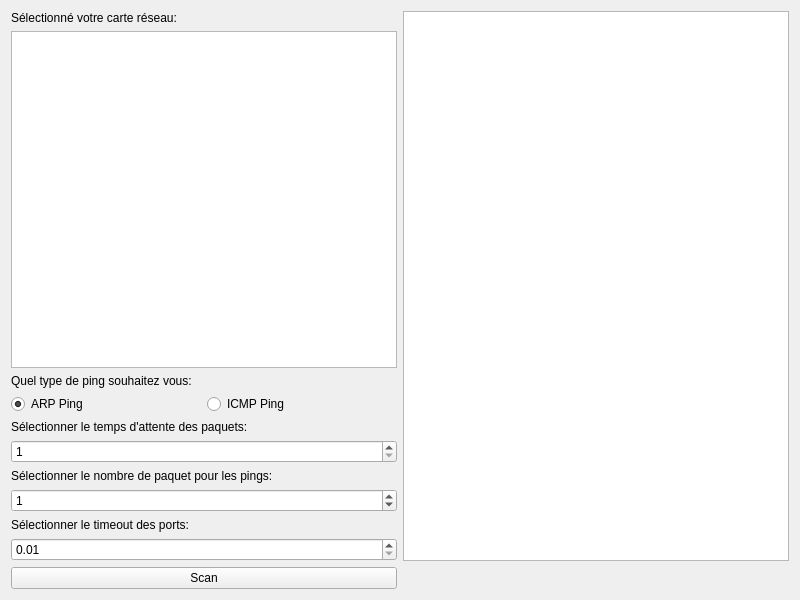
<?xml version="1.0" encoding="UTF-8"?>
<ui version="4.0">
 <class>Scan</class>
 <widget class="QWidget" name="Scan">
  <property name="geometry">
   <rect>
    <x>0</x>
    <y>0</y>
    <width>800</width>
    <height>600</height>
   </rect>
  </property>
  <property name="minimumSize">
   <size>
    <width>800</width>
    <height>600</height>
   </size>
  </property>
  <property name="maximumSize">
   <size>
    <width>800</width>
    <height>600</height>
   </size>
  </property>
  <property name="windowTitle">
   <string>Form</string>
  </property>
  <layout class="QGridLayout" name="gridLayout">
   <item row="1" column="0">
    <widget class="QDoubleSpinBox" name="timePort">
     <property name="minimum">
      <double>0.010000000000000</double>
     </property>
     <property name="maximum">
      <double>0.990000000000000</double>
     </property>
     <property name="singleStep">
      <double>0.010000000000000</double>
     </property>
    </widget>
   </item>
   <item row="0" column="0">
    <layout class="QGridLayout" name="gridLayout_2">
     <item row="8" column="0">
      <widget class="QLabel" name="label_3">
       <property name="text">
        <string>Sélectionner le timeout des ports:</string>
       </property>
      </widget>
     </item>
     <item row="3" column="0">
      <layout class="QHBoxLayout" name="horizontalLayout_3">
       <item>
        <widget class="QRadioButton" name="checkBoxArp">
         <property name="text">
          <string>ARP Ping</string>
         </property>
         <property name="checked">
          <bool>true</bool>
         </property>
        </widget>
       </item>
       <item>
        <widget class="QRadioButton" name="checkBoxIcmp">
         <property name="text">
          <string>ICMP Ping</string>
         </property>
        </widget>
       </item>
      </layout>
     </item>
     <item row="5" column="0">
      <widget class="QSpinBox" name="timeArp">
       <property name="minimum">
        <number>1</number>
       </property>
       <property name="maximum">
        <number>20</number>
       </property>
      </widget>
     </item>
     <item row="6" column="0">
      <widget class="QLabel" name="label_4">
       <property name="text">
        <string>Sélectionner le nombre de paquet pour les pings:</string>
       </property>
      </widget>
     </item>
     <item row="0" column="0">
      <widget class="QLabel" name="label">
       <property name="text">
        <string>Sélectionné votre carte réseau:</string>
       </property>
      </widget>
     </item>
     <item row="4" column="0">
      <widget class="QLabel" name="label_5">
       <property name="text">
        <string>Sélectionner le temps d'attente des paquets:</string>
       </property>
      </widget>
     </item>
     <item row="2" column="0">
      <widget class="QLabel" name="label_2">
       <property name="text">
        <string>Quel type de ping souhaitez vous:</string>
       </property>
      </widget>
     </item>
     <item row="1" column="0">
      <widget class="QListWidget" name="listInterface"/>
     </item>
     <item row="7" column="0">
      <widget class="QSpinBox" name="timeIcmp">
       <property name="maximum">
        <number>50</number>
       </property>
       <property name="value">
        <number>1</number>
       </property>
      </widget>
     </item>
    </layout>
   </item>
   <item row="2" column="0">
    <widget class="QPushButton" name="pushButtonScan">
     <property name="text">
      <string>Scan</string>
     </property>
    </widget>
   </item>
   <item row="0" column="1" rowspan="2">
    <widget class="QListWidget" name="listUsers"/>
   </item>
  </layout>
 </widget>
 <resources/>
 <connections>
  <connection>
   <sender>checkBoxIcmp</sender>
   <signal>toggled(bool)</signal>
   <receiver>label_5</receiver>
   <slot>setHidden(bool)</slot>
   <hints>
    <hint type="sourcelabel">
     <x>394</x>
     <y>399</y>
    </hint>
    <hint type="destinationlabel">
     <x>221</x>
     <y>422</y>
    </hint>
   </hints>
  </connection>
  <connection>
   <sender>checkBoxIcmp</sender>
   <signal>toggled(bool)</signal>
   <receiver>timeArp</receiver>
   <slot>setHidden(bool)</slot>
   <hints>
    <hint type="sourcelabel">
     <x>394</x>
     <y>399</y>
    </hint>
    <hint type="destinationlabel">
     <x>317</x>
     <y>453</y>
    </hint>
   </hints>
  </connection>
  <connection>
   <sender>checkBoxArp</sender>
   <signal>toggled(bool)</signal>
   <receiver>label_4</receiver>
   <slot>setHidden(bool)</slot>
   <hints>
    <hint type="sourcelabel">
     <x>73</x>
     <y>399</y>
    </hint>
    <hint type="destinationlabel">
     <x>54</x>
     <y>475</y>
    </hint>
   </hints>
  </connection>
  <connection>
   <sender>checkBoxArp</sender>
   <signal>toggled(bool)</signal>
   <receiver>timeIcmp</receiver>
   <slot>setHidden(bool)</slot>
   <hints>
    <hint type="sourcelabel">
     <x>111</x>
     <y>397</y>
    </hint>
    <hint type="destinationlabel">
     <x>130</x>
     <y>487</y>
    </hint>
   </hints>
  </connection>
 </connections>
</ui>
